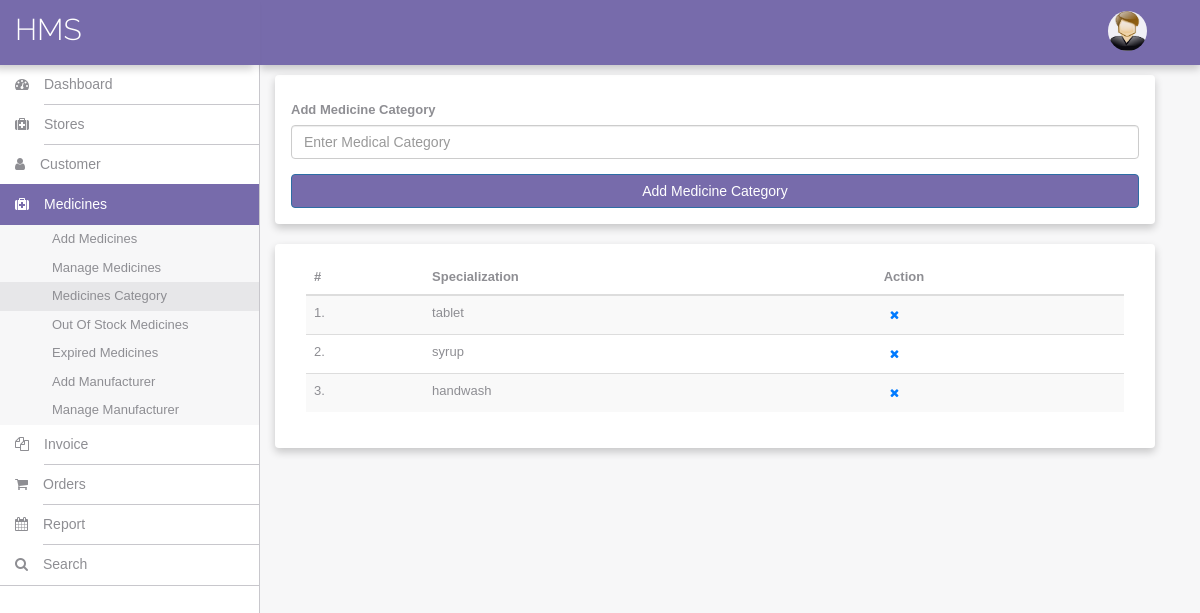
The page /hms/pharma/dashboard.php?page=medicineCategory on the database its author committed.
### tables this page shows
CREATE TABLE IF NOT EXISTS `tblpharmamedicinecategory` (
  `medicine_cat_id` int(11) NOT NULL AUTO_INCREMENT,
  `medicine_cat_name` varchar(20) NOT NULL,
  PRIMARY KEY (`medicine_cat_id`)
);

### hms/pharma/include/page/medicineCategory.php (the view, shortened to what this page needs)
<?php
    include('../../include/config.php');
?>
<div class="row container padding-bottom-0">
	<div class="col-md-12">
		<div class="row">
			<div class="col-lg-12 col-md-12">
				<div class="panel panel-white no-radius box-shadow" style="margin-top: 10px;">
					<div class="panel-body">
						<form role="form" name="dcotorspcl" method="post">
							<div class="form-group">
								<label for="exampleInputEmail1">Add Medicine Category</label>
							    <input type="text" name="medical_category" class="form-control"  placeholder="Enter Medical Category">
							</div>
                            <button type="submit" name="submit" class="col-md-12 btn btn-primary btn-purple">Add Medicine Category</button>
						</form>
					</div>
				</div>
				<div class="panel panel-white no-radius box-shadow">
					<div class="panel-body">
						<div class="col-md-12">
							<table class="table table-hover table-striped" id="sample-table-1">
								<thead>
									<tr>
										<th class="center">#</th>
										<th>Specialization</th>
										<th>Action</th>
									</tr>
								</thead>
								<tbody>
								<?php
									$sql = mysqli_query($con, "SELECT * FROM tblpharmamedicinecategory");
									$cnt = 1;
									while($row = mysqli_fetch_array($sql)) {
								?>
									<tr>
										<td class="center"><?php echo $cnt; ?>.</td>
										<td class="hidden-xs"><?php echo $row['medicine_cat_name'];?></td>
										<td>
											<div class="visible-md visible-lg hidden-sm hidden-xs">
												<a href="dashboard.php?page=medicineCategory&id=<?php echo $row['medicine_cat_id']?>&del=delete" onClick="return confirm('Are you sure you want to delete?')"class="btn btn-transparent btn-xs tooltips" tooltip-placement="top" tooltip="Remove"><i class="fa fa-times fa fa-white"></i></a>
											</div>
										</td>
									</tr>
									<?php
										$cnt=$cnt+1;
									}
									?>
								</tbody>
							</table>
						</div>
					</div>
				</div>
			</div>
		</div>
	</div>
</div>

### hms/assets/css/styles.css (style rules this page uses)
html, body { height: 100%; width: 100%; }
html { font-size: 100%; }
body { color: #8e8e93; direction: ltr; overflow-x: hidden; height: 100%; font-family: Helvetica, Arial, sans-serif; font-size: 13px; padding: 0; margin: 0; background: #f7f7f8; -webkit-font-smoothing: antialiased !important; }
.btn-purple { background: #776bab !important; color: #fff !important; }
a, a:focus, a:hover, a:active { outline: 0 !important; text-decoration: none !important; cursor: pointer; }
button { outline: 0 !important; }
a { color: #007AFF; }
.box-shadow { box-shadow: 0 4px 8px 0 rgba(0,0,0,0.2) !important; }
.main-content .container { max-width: none !important; width: 100% !important; display: inline-block; }
.main-content > .container { padding-bottom: 50px; }

### rows shown on the page
tblpharmamedicinecategory: medicine_cat_name "tablet"
tblpharmamedicinecategory: medicine_cat_name "syrup"
tblpharmamedicinecategory: medicine_cat_name "handwash"
